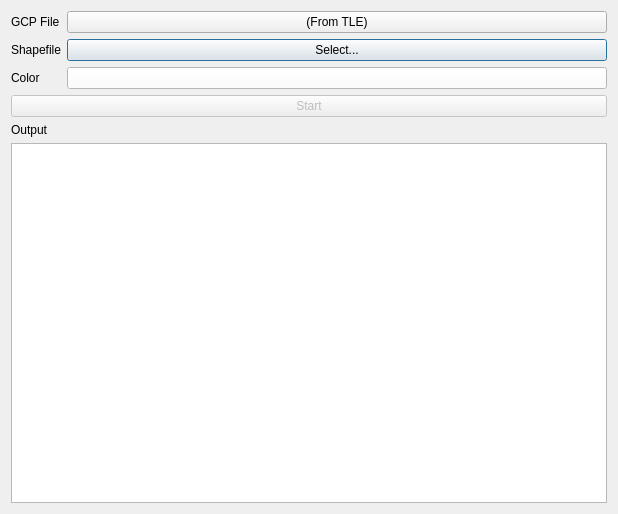
<?xml version="1.0" encoding="UTF-8"?>
<ui version="4.0">
 <class>MapSettings</class>
 <widget class="QDialog" name="MapSettings">
  <property name="geometry">
   <rect>
    <x>0</x>
    <y>0</y>
    <width>618</width>
    <height>514</height>
   </rect>
  </property>
  <property name="windowTitle">
   <string>Map Settings</string>
  </property>
  <property name="windowIcon">
   <iconset>
    <normaloff>../../logo128.png</normaloff>../../logo128.png</iconset>
  </property>
  <layout class="QVBoxLayout" name="verticalLayout">
   <item>
    <layout class="QFormLayout" name="formLayout">
     <item row="1" column="0">
      <widget class="QLabel" name="shapefileLabel">
       <property name="text">
        <string>Shapefile</string>
       </property>
      </widget>
     </item>
     <item row="1" column="1">
      <widget class="QPushButton" name="shapefile">
       <property name="sizePolicy">
        <sizepolicy hsizetype="Expanding" vsizetype="Fixed">
         <horstretch>0</horstretch>
         <verstretch>0</verstretch>
        </sizepolicy>
       </property>
       <property name="text">
        <string>Select...</string>
       </property>
      </widget>
     </item>
     <item row="0" column="0">
      <widget class="QLabel" name="gcpList">
       <property name="text">
        <string>GCP File</string>
       </property>
      </widget>
     </item>
     <item row="0" column="1">
      <widget class="QPushButton" name="gcp">
       <property name="sizePolicy">
        <sizepolicy hsizetype="Expanding" vsizetype="Fixed">
         <horstretch>0</horstretch>
         <verstretch>0</verstretch>
        </sizepolicy>
       </property>
       <property name="text">
        <string>(From TLE)</string>
       </property>
      </widget>
     </item>
     <item row="2" column="1">
      <widget class="QPushButton" name="color">
       <property name="sizePolicy">
        <sizepolicy hsizetype="Expanding" vsizetype="Fixed">
         <horstretch>0</horstretch>
         <verstretch>0</verstretch>
        </sizepolicy>
       </property>
       <property name="styleSheet">
        <string notr="true">background-color: rgb(255, 255, 255)</string>
       </property>
       <property name="text">
        <string/>
       </property>
      </widget>
     </item>
     <item row="2" column="0">
      <widget class="QLabel" name="colorLabel">
       <property name="text">
        <string>Color</string>
       </property>
      </widget>
     </item>
    </layout>
   </item>
   <item>
    <widget class="QPushButton" name="startButton">
     <property name="enabled">
      <bool>false</bool>
     </property>
     <property name="text">
      <string>Start</string>
     </property>
    </widget>
   </item>
   <item>
    <layout class="QVBoxLayout" name="logLayout">
     <item>
      <widget class="QLabel" name="logLabel">
       <property name="text">
        <string>Output</string>
       </property>
      </widget>
     </item>
     <item>
      <widget class="QPlainTextEdit" name="logWindow">
       <property name="readOnly">
        <bool>true</bool>
       </property>
      </widget>
     </item>
    </layout>
   </item>
  </layout>
 </widget>
 <resources/>
 <connections/>
</ui>
